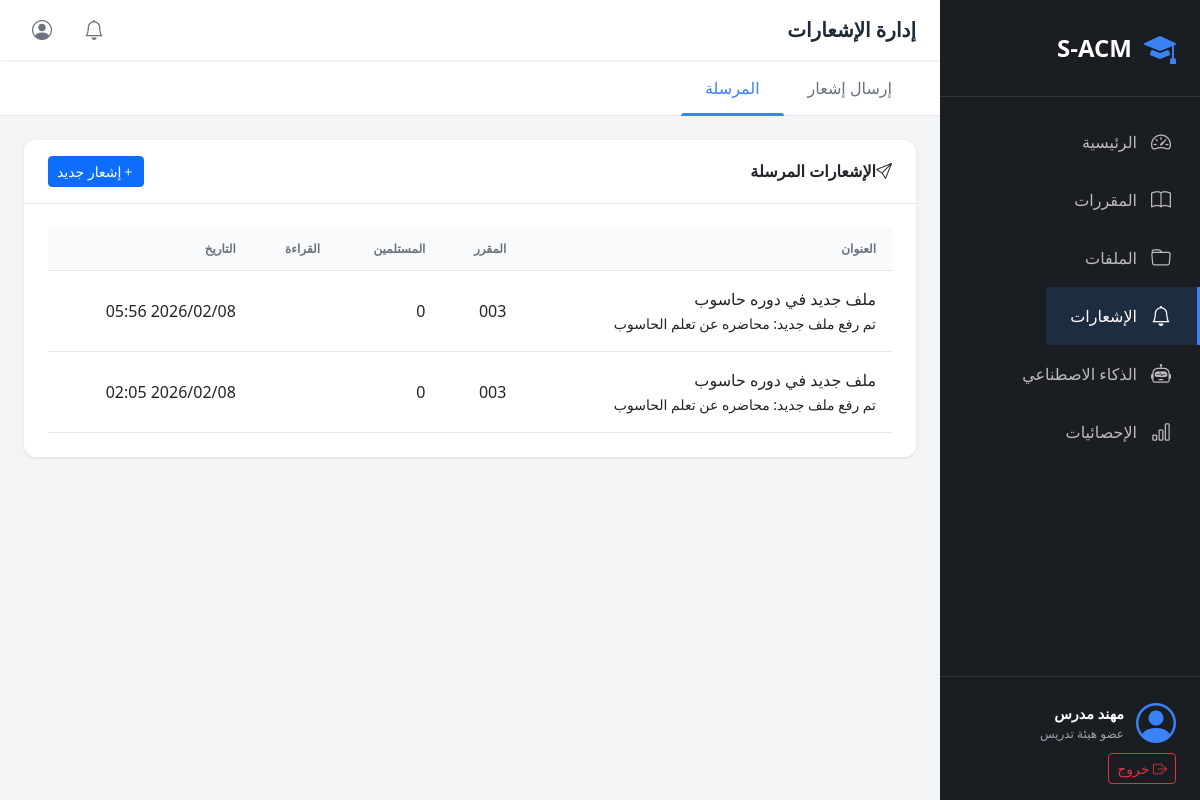
/notifications/instructor/ (signed in), run on an earlier commit of the app's database.
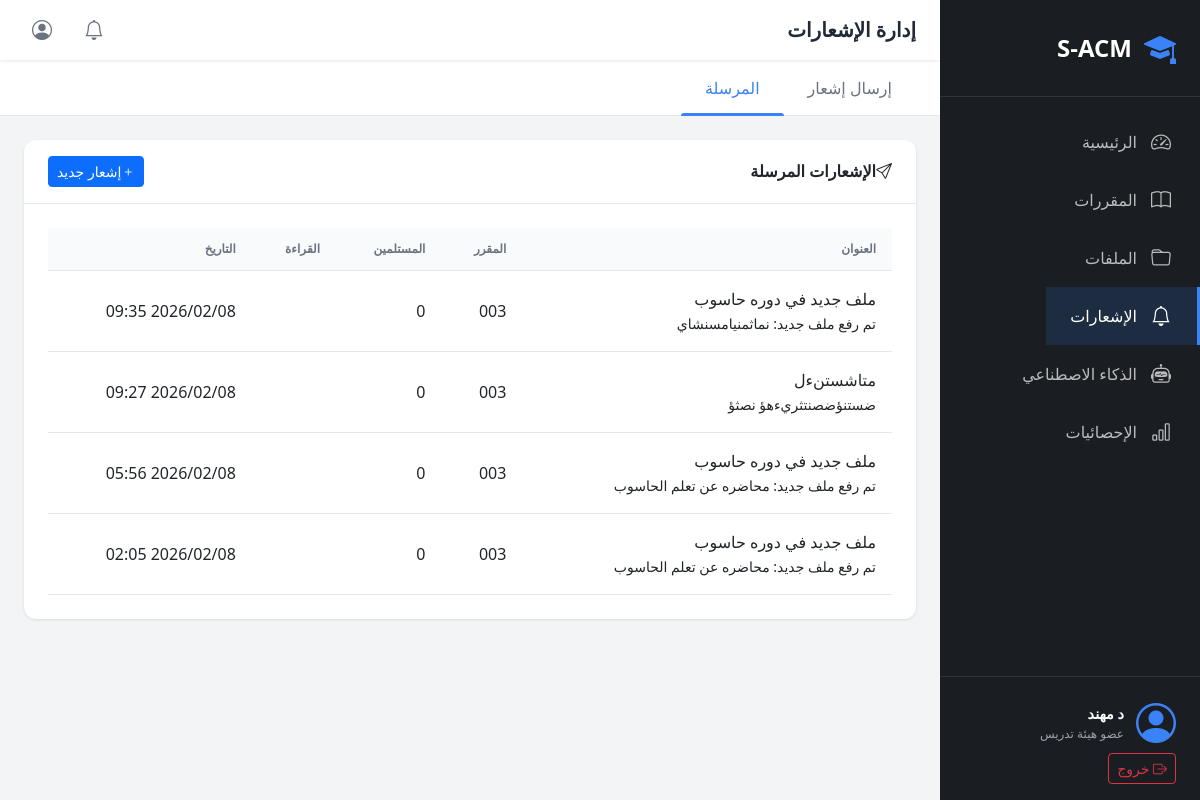
And on a later commit of the database.
### apps/accounts/models.py (models this page shows, shortened)
class User(AbstractBaseUser, PermissionsMixin):
    ACCOUNT_STATUS_CHOICES = [
        ('inactive', 'غير مفعّل'),
        ('active', 'مفعّل'),
        ('suspended', 'موقوف'),
    ]
    academic_id = models.CharField(
        max_length=50,
        unique=True,
        verbose_name='الرقم الأكاديمي/الوظيفي',
        help_text='الرقم الأكاديمي للطالب أو الرقم الوظيفي للموظف'
    )
    id_card_number = models.CharField(
        max_length=50,
        unique=True,
        verbose_name='رقم البطاقة الشخصية',
        help_text='يستخدم للتحقق من الهوية عند التفعيل'
    )
    full_name = models.CharField(
        max_length=150,
        verbose_name='الاسم الكامل'
    )
    email = models.EmailField(
        unique=True,
        blank=True,
        null=True,
        verbose_name='البريد الإلكتروني',
        help_text='يتم تعيينه عند التفعيل'
    )
    account_status = models.CharField(
        max_length=20,
        choices=ACCOUNT_STATUS_CHOICES,
        default='inactive',
        verbose_name='حالة الحساب'
    )
    role = models.ForeignKey(
        Role,
        on_delete=models.PROTECT,
        related_name='users',
        verbose_name='الدور',
        null=True,
        blank=True
    )
    major = models.ForeignKey(
        Major,
        on_delete=models.SET_NULL,
        related_name='students',
        verbose_name='التخصص',
        null=True,
        blank=True,
        help_text='للطلاب فقط'
    )
    level = models.ForeignKey(
        Level,
        on_delete=models.SET_NULL,
        related_name='students',
        verbose_name='المستوى',
        null=True,
        blank=True,
        help_text='للطلاب فقط'
    )
    is_staff = models.BooleanField(default=False, verbose_name='موظف')
    is_active = models.BooleanField(default=True, verbose_name='نشط')
    date_joined = models.DateTimeField(default=timezone.now, verbose_name='تاريخ الانضمام')
    last_login = models.DateTimeField(null=True, blank=True, verbose_name='آخر تسجيل دخول')
    profile_picture = models.ImageField(
        upload_to='profiles/',
        blank=True,
        null=True,
        verbose_name='صورة الملف الشخصي'
    )
    phone_number = models.CharField(
        max_length=20,
        blank=True,
        null=True,
        verbose_name='رقم الهاتف'
    )
    objects = UserManager()
    USERNAME_FIELD = 'academic_id'
    REQUIRED_FIELDS = ['full_name', 'id_card_number']
    class Meta:
        db_table = 'users'
        verbose_name = 'مستخدم'
        verbose_name_plural = 'المستخدمون'
        indexes = [
            models.Index(fields=['academic_id']),
            models.Index(fields=['email']),
            models.Index(fields=['account_status']),
        ]
    def is_admin(self):
        return self.role and self.role.code == Role.ADMIN
    def is_instructor(self):
        return self.role and self.role.code == Role.INSTRUCTOR
    def is_student(self):
        return self.role and self.role.code == Role.STUDENT

### apps/notifications/models.py (models this page shows, shortened)
class Notification(models.Model):
    NOTIFICATION_TYPES = [
        ('general', 'إشعار عام'),
        ('course', 'إشعار مقرر'),
        ('file_upload', 'رفع ملف جديد'),
        ('announcement', 'إعلان'),
        ('system', 'إشعار نظام'),
    ]
    PRIORITY_CHOICES = [
        ('low', 'منخفضة'),
        ('normal', 'عادية'),
        ('high', 'عالية'),
        ('urgent', 'عاجلة'),
    ]
    sender = models.ForeignKey(
        settings.AUTH_USER_MODEL,
        on_delete=models.SET_NULL,
        null=True,
        related_name='sent_notifications',
        verbose_name='المرسل'
    )
    title = models.CharField(
        max_length=255,
        verbose_name='عنوان الإشعار'
    )
    body = models.TextField(
        verbose_name='محتوى الإشعار'
    )
    notification_type = models.CharField(
        max_length=20,
        choices=NOTIFICATION_TYPES,
        default='general',
        verbose_name='نوع الإشعار'
    )
    priority = models.CharField(
        max_length=10,
        choices=PRIORITY_CHOICES,
        default='normal',
        verbose_name='الأولوية'
    )
    course = models.ForeignKey(
        'courses.Course',
        on_delete=models.CASCADE,
        null=True,
        blank=True,
        related_name='notifications',
        verbose_name='المقرر المرتبط'
    )
    file = models.ForeignKey(
        'courses.LectureFile',
        on_delete=models.SET_NULL,
        null=True,
        blank=True,
        related_name='notifications',
        verbose_name='الملف المرتبط'
    )
    created_at = models.DateTimeField(
        auto_now_add=True,
        verbose_name='تاريخ الإنشاء'
    )
    expires_at = models.DateTimeField(
        null=True,
        blank=True,
        verbose_name='تاريخ انتهاء الصلاحية'
    )
    is_active = models.BooleanField(
        default=True,
        verbose_name='نشط'
    )
    class Meta:
        db_table = 'notifications'
        verbose_name = 'إشعار'
        verbose_name_plural = 'الإشعارات'
        ordering = ['-created_at']
        indexes = [
            models.Index(fields=['notification_type']),
            models.Index(fields=['created_at']),
            models.Index(fields=['course']),
        ]
    def get_recipients_count(self):
        return self.recipients.count()
    def get_read_count(self):
        return self.recipients.filter(is_read=True).count()

### apps/courses/models.py (models this page shows, shortened)
class Course(models.Model):
    course_name = models.CharField(
        max_length=150,
        verbose_name='اسم المقرر'
    )
    course_code = models.CharField(
        max_length=20,
        unique=True,
        verbose_name='رمز المقرر'
    )
    description = models.TextField(
        blank=True,
        null=True,
        verbose_name='وصف المقرر'
    )
    level = models.ForeignKey(
        'accounts.Level',
        on_delete=models.PROTECT,
        related_name='courses',
        verbose_name='المستوى'
    )
    semester = models.ForeignKey(
        'accounts.Semester',
        on_delete=models.PROTECT,
        related_name='courses',
        verbose_name='الفصل الدراسي'
    )
    credit_hours = models.PositiveIntegerField(
        default=3,
        verbose_name='الساعات المعتمدة'
    )
    is_active = models.BooleanField(
        default=True,
        verbose_name='نشط'
    )
    created_at = models.DateTimeField(
        auto_now_add=True,
        verbose_name='تاريخ الإنشاء'
    )
    updated_at = models.DateTimeField(
        auto_now=True,
        verbose_name='تاريخ التحديث'
    )
    class Meta:
        db_table = 'courses'
        verbose_name = 'مقرر'
        verbose_name_plural = 'المقررات'
        ordering = ['course_code']
        indexes = [
            models.Index(fields=['course_code']),
            models.Index(fields=['level', 'semester']),
        ]

### apps/notifications/views/instructor.py (the view)
# urls.py: path('instructor/', views.InstructorNotificationListView.as_view(), name='instructor_list'),
class InstructorNotificationListView(LoginRequiredMixin, InstructorRequiredMixin, ListView):
    template_name = 'instructor_panel/notifications/list.html'
    context_object_name = 'notifications'
    paginate_by = 20
    def get_context_data(self, **kwargs):
        context = super().get_context_data(**kwargs)
        context['active_page'] = 'notifications'
        return context
    def get_queryset(self):
        return Notification.objects.filter(
            sender=self.request.user
        ).order_by('-created_at')

### apps/accounts/views/mixins.py (called while the page is built)
    def test_func(self):
        return self.request.user.is_authenticated and (
            self.request.user.is_instructor() or self.request.user.is_admin()
        )

### apps/core/context_processors.py (called while the page is built, shortened)
def site_settings(request):
    return {
        'SITE_NAME': 'S-ACM',
        'SITE_FULL_NAME': 'نظام إدارة المحتوى الأكاديمي الذكي',
        'SITE_VERSION': '1.0.0',
        'DEBUG': settings.DEBUG,
    }

def user_notifications(request):
    return {'unread_count': 0}

def user_role_info(request):
    if request.user.is_authenticated:
        role = request.user.role
        menu_items = getattr(request, 'menu_items', [])
        user_permissions = getattr(request, 'user_permissions', set())
        return {
            'user_role': role.display_name if role else None,
            'user_role_code': role.code if role else None,
            'is_admin': request.user.is_admin(),
            'is_instructor': request.user.is_instructor(),
            'is_student': request.user.is_student(),
            'menu_items': menu_items,
            'user_permissions': user_permissions,
            'has_perm': lambda p: '__all__' in user_permissions or p in user_permissions,
        }

### templates/instructor_panel/notifications/list.html (shortened to what this page needs)
{% extends 'instructor_panel/base_instructor.html' %}
{% block page_title %}إدارة الإشعارات{% endblock %}
{% block page_tabs %}
<div class="page-tabs">
    <ul class="nav nav-tabs">
        <li class="nav-item">
            <a href="{% url 'notifications:instructor_create' %}" class="nav-link">إرسال إشعار</a>
        </li>
        <li class="nav-item">
            <a href="{% url 'notifications:instructor_sent' %}" class="nav-link active">المرسلة</a>
        </li>
    </ul>
</div>
{% endblock %}
{% block content %}
<div class="data-card">
    <div class="card-header">
        <h3><i class="bi bi-send me-2"></i>الإشعارات المرسلة</h3>
        <a href="{% url 'notifications:instructor_create' %}" class="btn btn-sm btn-primary">
            <i class="bi bi-plus me-1"></i>إشعار جديد
        </a>
    </div>
    <div class="card-body p-0">
        {% if notifications %}
        <table class="data-table">
            <thead>
                <tr>
                    <th>العنوان</th>
                    <th>المقرر</th>
                    <th>المستلمين</th>
                    <th>القراءة</th>
                    <th>التاريخ</th>
                </tr>
            </thead>
            <tbody>
                {% for notification in notifications %}
                <tr>
                    <td>
                        <div class="fw-medium">{{ notification.title }}</div>
                        <small class="text-muted">{{ notification.body|truncatewords:10 }}</small>
                    </td>
                    <td>
                        {% if notification.course %}
                        {{ notification.course.course_code }}
                        {% else %}
                        <span class="text-muted">-</span>
                        {% endif %}
                    </td>
                    <td>{{ notification.get_recipients_count }}</td>
                    <td>
                        <span class="badge bg-success">{{ notification.get_read_count }}</span>
                    </td>
                    <td>{{ notification.created_at|date:"Y/m/d H:i" }}</td>
                </tr>
                {% endfor %}
            </tbody>
        </table>
        {% endif %}
    </div>
</div>
{% endblock %}

### templates/instructor_panel/base_instructor.html (shortened to what the changed rows need)
{% load static %}
<!DOCTYPE html>
<html lang="ar" dir="rtl">
<head>
    <link href="{% static 'vendor/bootstrap/bootstrap.rtl.min.css' %}" rel="stylesheet">
    <link href="https://cdn.jsdelivr.net/npm/bootstrap-icons@1.11.1/font/bootstrap-icons.css" rel="stylesheet">
    <link href="{% static 'css/instructor-panel.css' %}" rel="stylesheet">
</head>
<body>
    <div class="instructor-wrapper">
        <aside class="instructor-sidebar">
            <div class="sidebar-footer">
                <div class="user-info">
                    <div class="user-details">
                        <span class="user-name">{{ user.full_name }}</span>
                        <span class="user-role">عضو هيئة تدريس</span>
                    </div>
                </div>
            </div>
        </aside>
        <main class="instructor-main">
            <header class="instructor-header">
                <div class="header-right">
                    <h1 class="page-title">{% block page_title %}لوحة التحكم{% endblock %}</h1>
                </div>
            </header>
            <div class="instructor-content">
                {% block content %}{% endblock %}
            </div>
        </main>
    </div>
</body>
</html>

What changed in the data, as far as the page shows it:
changed User: full_name "مهند مدرس" → "د مهند"
added Notification: title "ملف جديد في دوره حاسوب", body "تم رفع ملف جديد: نماثمنيامسنشاي", course.course_code "003", get_recipients_count "0", created_at "2026/02/08 09:35"
added Notification: title "متاشستنءل", body "ضستنؤضصنتثريءهؤ نصثؤ", course.course_code "003", get_recipients_count "0", created_at "2026/02/08 09:27"
